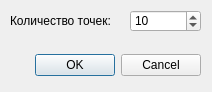
<?xml version="1.0" encoding="UTF-8"?>
<ui version="4.0">
 <class>Smoothing</class>
 <widget class="QDialog" name="Smoothing">
  <property name="geometry">
   <rect>
    <x>0</x>
    <y>0</y>
    <width>212</width>
    <height>92</height>
   </rect>
  </property>
  <property name="contextMenuPolicy">
   <enum>Qt::DefaultContextMenu</enum>
  </property>
  <property name="windowTitle">
   <string>Сглаживание</string>
  </property>
  <widget class="QDialogButtonBox" name="buttonBox">
   <property name="geometry">
    <rect>
     <x>10</x>
     <y>50</y>
     <width>191</width>
     <height>31</height>
    </rect>
   </property>
   <property name="orientation">
    <enum>Qt::Horizontal</enum>
   </property>
   <property name="standardButtons">
    <set>QDialogButtonBox::Cancel|QDialogButtonBox::Ok</set>
   </property>
  </widget>
  <widget class="QLabel" name="label">
   <property name="geometry">
    <rect>
     <x>10</x>
     <y>10</y>
     <width>111</width>
     <height>21</height>
    </rect>
   </property>
   <property name="text">
    <string>Количество точек:</string>
   </property>
  </widget>
  <widget class="QSpinBox" name="sbCount">
   <property name="geometry">
    <rect>
     <x>130</x>
     <y>10</y>
     <width>71</width>
     <height>22</height>
    </rect>
   </property>
   <property name="minimum">
    <number>1</number>
   </property>
   <property name="maximum">
    <number>1000</number>
   </property>
   <property name="singleStep">
    <number>5</number>
   </property>
   <property name="value">
    <number>10</number>
   </property>
  </widget>
 </widget>
 <resources/>
 <connections>
  <connection>
   <sender>buttonBox</sender>
   <signal>accepted()</signal>
   <receiver>Smoothing</receiver>
   <slot>accept()</slot>
   <hints>
    <hint type="sourcelabel">
     <x>248</x>
     <y>254</y>
    </hint>
    <hint type="destinationlabel">
     <x>157</x>
     <y>274</y>
    </hint>
   </hints>
  </connection>
  <connection>
   <sender>buttonBox</sender>
   <signal>rejected()</signal>
   <receiver>Smoothing</receiver>
   <slot>reject()</slot>
   <hints>
    <hint type="sourcelabel">
     <x>316</x>
     <y>260</y>
    </hint>
    <hint type="destinationlabel">
     <x>286</x>
     <y>274</y>
    </hint>
   </hints>
  </connection>
 </connections>
</ui>
